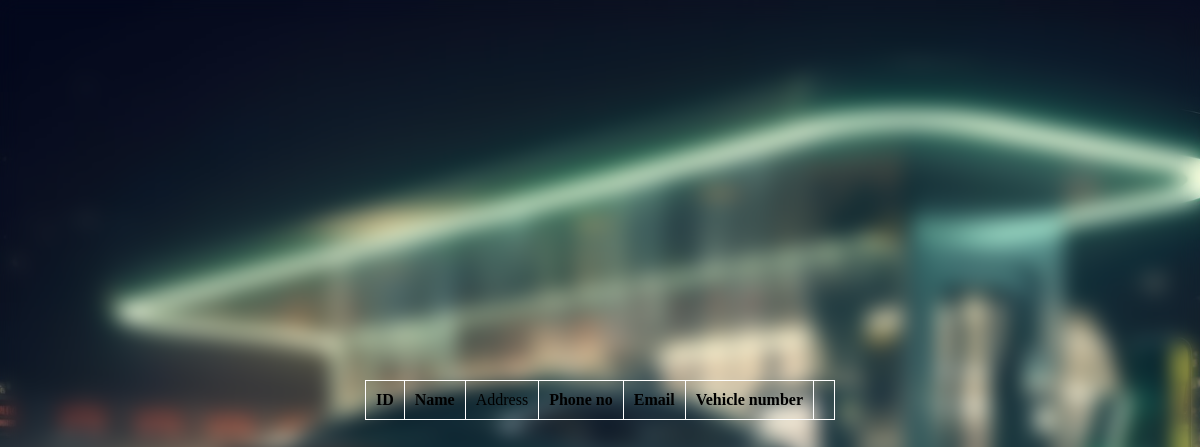
/user/, run on an earlier commit of the app's database.
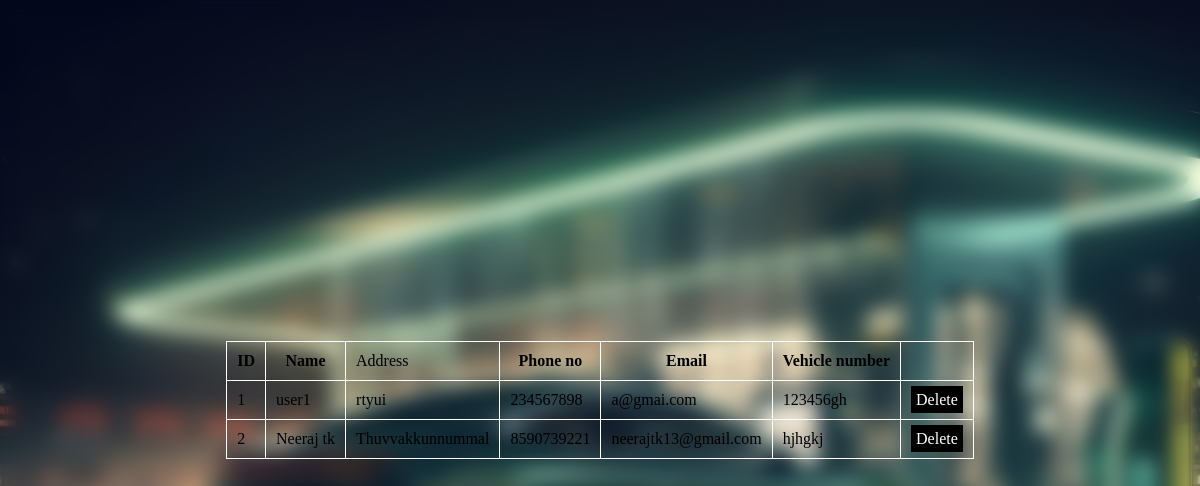
And on a later commit of the database.
### evapp/models.py (models this page shows)
class UserTable(models.Model):
    LOGIN=models.ForeignKey(Logintable, on_delete=models.CASCADE)
    Name = models.CharField(max_length=30, blank=True, null=True)
    Address = models.CharField(max_length=300, blank=True, null=True)
    Phone= models.BigIntegerField(null=True, blank=True)
    Email = models.CharField(max_length=30, blank=True, null=True)
    Vehiclenumber = models.CharField(max_length=30, blank=True, null=True)

### evapp/views.py (the view)
# urls.py: path('user/',UserPage.as_view(), name="user"),
class UserPage(View):
    def get(self,request):
        obj = UserTable.objects.all()
        return render(request, 'manage user.html',{'obj':obj})

### template/manage user.html (shortened to what this page needs)
{% load static %}
<html lang="en">
<head>
    <link rel="stylesheet" href="{% static 'css/td.css'%}">
</head>
<body>
    <table>
        <tr>
            <th>ID</th>
            <th>Name</th>
            <td>Address</td>
            <th>Phone no</th>
            <th>Email</th>
            <th>Vehicle number</th>
            <th>  </th>
        </tr>
        {% for i in obj %}
        <tr>
            <td>{{ forloop.counter}}</td>
            <td>{{ i.Name }}</td>
            <td>{{ i.Address }}</td>
            <td>{{i.Phone}}</td>
            <td>{{i.Email}}</td>
            <td>{{i.Vehiclenumber}}</td>
            <td><a href="/delete_user/{{i.LOGIN.id}}" id="delete">Delete</a></td>
        </tr>
        {% endfor %}
    </table>
</body>
</html>

### static/css/td.css (style rules this page uses)
* { padding: 0; margin: 0; }
body { display: flex; justify-content: center; height: 100vh; align-items: center; background-image: url(./img/ev.jpg); background-size: cover; backdrop-filter: blur(10px); }
table { border-collapse: collapse ; }
td,th { border: 1px solid rgb(255, 255, 255); padding: 10px; }
#delete { padding: 5px; background-color: rgb(0, 0, 0); text-decoration: none; color: white; }

What changed in the data, as far as the page shows it:
added UserTable: Name "user1", Address "rtyui", Phone "234567898", Email "a@gmai.com", Vehiclenumber "123456gh"
added UserTable: Name "Neeraj tk", Address "Thuvvakkunnummal", Phone "8590739221", Email "neerajtk13@gmail.com", Vehiclenumber "hjhgkj"
